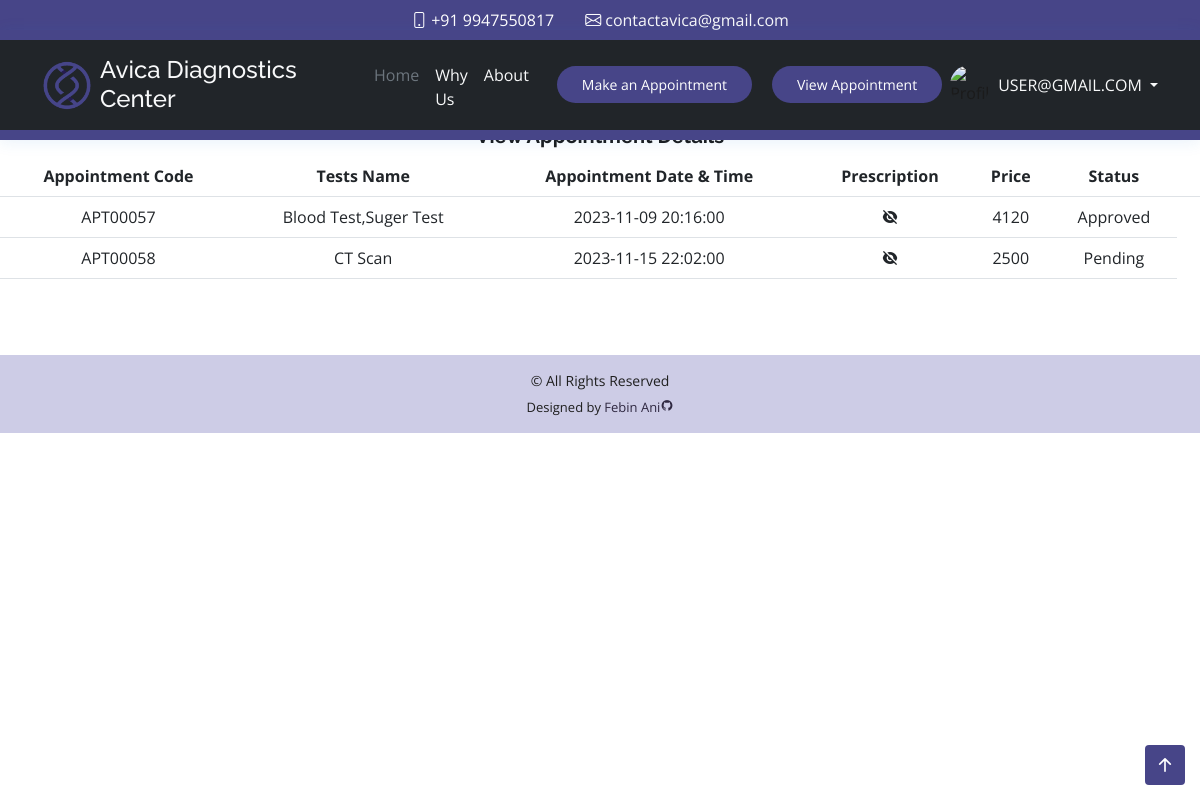
/viewappointment.php (signed in), run on the app's committed database.
### tables this page shows
CREATE TABLE `tb_appointment_list` (
  `apt_id` int(10) NOT NULL,
  `name` text NOT NULL,
  `code` varchar(100) NOT NULL,
  `user_id` int(10) NOT NULL,
  `schedule` datetime NOT NULL,
  `pres` varchar(150) NOT NULL,
  `price` int(10) NOT NULL,
  `status` int(50) NOT NULL,
  `payment_status` int(50) NOT NULL,
  `date_created` datetime NOT NULL,
  `date_updated` datetime DEFAULT NULL
);

### viewappointment.php (the view, shortened to what this page needs)
<?php
  include('constant/securityhome.php');
  include('constant/topbar.php');
  include('constant/header.php');
?>
  <section class="section">
    <div class="row">
        <div class="col-lg-12 mt-5">
        <h1 class="text-center fs-5 mt-3 fw-bold">View Appointment Details</h1>
        <table class="table">
        <thead>
            <tr class="text-center ">
            <th scope="col">Appointment Code</th>
            <th scope="col">Tests Name</th>
            <th scope="col">Appointment Date & Time</th>
            <th scope="col">Prescription</th>
            <th scope="col">Price</th>
            <th scope="col">Status</th>
            <th scope="col"></th>
            </tr>
        </thead>
        <tbody>
        <?php
          $id = $_SESSION['id'];
          $sql = "SELECT
                      al.*,
                      GROUP_CONCAT(DISTINCT t.test_name ORDER BY t.test_id) AS test_names
                  FROM
                      tb_appointment_list AS al
                  LEFT JOIN
                      tb_appointment AS a ON al.code = a.apt_code
                  LEFT JOIN
                      tb_test AS t ON a.test_id = t.test_id
                  WHERE
                      al.user_id = $id
                  GROUP BY al.code
                  ORDER BY al.schedule";
          $result = $conn->query($sql);
          if ($result->num_rows > 0) {
            while ($row = $result->fetch_assoc()) {
              echo '<tr class="text-center">';
              echo '<td>' . $row["code"] . '</td>';
              echo '<td>' . $row["test_names"] . '</td>';
              echo '<td>' . $row["schedule"] . '</td>';
              echo "<td>" ?>
              <?php
              $pres=$row["pres"];
              if($pres!==""){
              ?>
                <a class="d-flex justify-content-center link-dark" href=<?php echo "assets/upload/".$row["pres"]; ?> >  <i class="ri-eye-fill"></i></a>
              <?php
              } else {
              ?>
                <i  class="ri-eye-off-fill d-flex justify-content-center "></i>
              <?php
              }
              echo '<td>' . $row["price"] . '</td>';
              echo "<td>" ?>
              <?php
              $status=$row['status'];
              if($status==0){
              ?>
                Pending
              <?php
              } elseif($status==1) {
              ?>
                Approved
              <?php
              } else {
              ?>
                Completed
              <?php
              }
              echo "</tr>";
            }
          }
          ?>
        </tbody>
      </table>
      </div>
    </div>
  </section>
<?php
include('constant/footer.php');
?>

### assets/css/style.css (style rules this page uses)
body { font-family: "Open Sans", sans-serif; color: #1b1b1b; }
h1, h2, h3, h4, h5, h6 { font-family: "Raleway", sans-serif; }
section { padding: 60px 0; overflow: hidden; }

### data on the page
tb_appointment_list: code "APT00057", test_names "Blood Test,Suger Test", schedule "2023-11-09 20:16:00", price "4120", status "Approved"
tb_appointment_list: code "APT00058", test_names "CT Scan", schedule "2023-11-15 22:02:00", price "2500", status "Pending"

### other printed values
$_SESSION['username'] "USER@GMAIL.COM"
